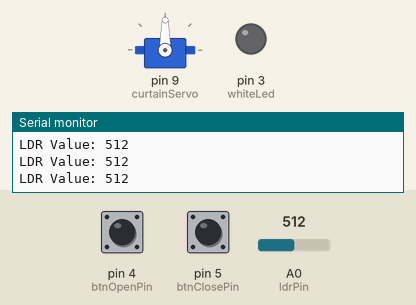
Simulated run of this sketch. Board: Arduino Uno, built with avr-gcc and run on an emulated ATmega328P. Parts: servo, output pins drawn as LEDs (lit = HIGH), the last lines printed to the serial monitor. The inputs (shaded band) are chosen by the test bench; at power-on: pin 5 (btnClosePin) HIGH, A0 (ldrPin) = 512, pin 4 (btnOpenPin) HIGH.

Above: at 1.2 s.
1.3 s: pin 5 (btnClosePin) pulled LOW for 0.15 s
At 1.7 s:
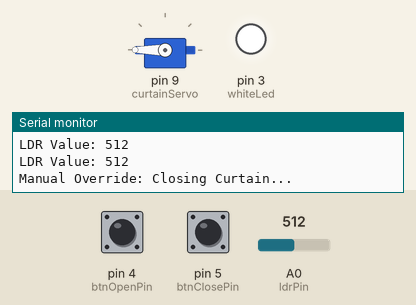
At 6.0 s:
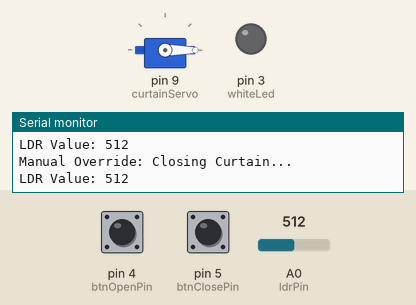
10.6 s: pin 5 (btnClosePin) pulled LOW for 1 s
At 11.3 s:
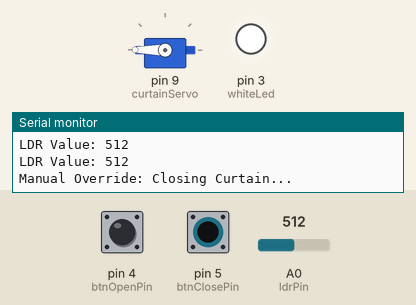
14.6 s: A0 (ldrPin) set to 413
16.1 s: A0 (ldrPin) set to 391
Timing chart, 0 to 20.1 s (numbered marks = the images above; inputs shaded):
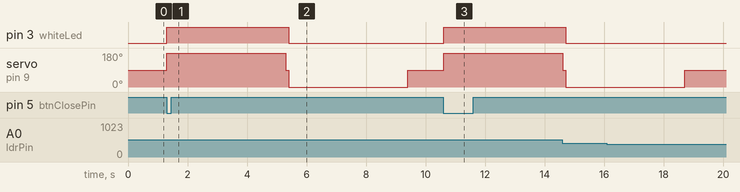

Measured:
- after the input at 1.3 s, pin 3 (whiteLed): LOW → HIGH at once, → LOW 4.1 s later; servo on pin 9 (curtainServo): 90° → 180° at once, → 90° 4.0 s later, → 0° 0.10 s later, → 90° 4.0 s later
- after the input at 10.6 s, pin 3 (whiteLed): LOW → HIGH at once; servo on pin 9 (curtainServo): 90° → 180° at once

The sketch:

curtain-system.ino
```cpp
#include <Servo.h>

Servo curtainServo;

// --- Pin Definitions ---
const int ldrPin = A0;      // Analog pin for Light Sensor (LDR)
const int whiteLed = 3;     // Digital pin for White LED (Night room light)
const int btnOpenPin = 4;   // Digital pin for Manual Open Button
const int btnClosePin = 5;  // Digital pin for Manual Close Button

// --- State Tracking & Constants ---
bool isCurtainDown = false;
const int fourTurnsTime = 4000; // 4 seconds for 4 full turns

void setup() {
  Serial.begin(9600); // Initialize serial communication

  curtainServo.attach(9); // Attach 360-degree servo motor to pin 9
  curtainServo.write(90); // 90 degrees stops the 360-degree continuous servo

  pinMode(whiteLed, OUTPUT); // Set White LED pin as output

  // Configure push buttons with internal pull-up resistors
  // Button pressed = LOW, Button released = HIGH
  pinMode(btnOpenPin, INPUT_PULLUP);
  pinMode(btnClosePin, INPUT_PULLUP);
}

void loop() {
  // Read analog value from LDR
  int ldrValue = analogRead(ldrPin);

  // Read digital state of manual buttons
  int openBtnState = digitalRead(btnOpenPin);
  int closeBtnState = digitalRead(btnClosePin);

  // Print sensor value for debugging
  Serial.print("LDR Value: ");
  Serial.println(ldrValue);

  // 1. MANUAL CONTROL: Open Curtain (If Open Button is pressed AND curtain is down)
  if (openBtnState == LOW && isCurtainDown) {
    Serial.println("Manual Override: Opening Curtain...");
    digitalWrite(whiteLed, LOW);   // Turn OFF LED

    curtainServo.write(0);        // Rotate counter-clockwise to raise
    delay(fourTurnsTime);
    curtainServo.write(90);       // Stop motor

    isCurtainDown = false;        // Update state
  }

  // 2. MANUAL CONTROL: Close Curtain (If Close Button is pressed AND curtain is up)
  else if (closeBtnState == LOW && !isCurtainDown) {
    Serial.println("Manual Override: Closing Curtain...");
    digitalWrite(whiteLed, HIGH);  // Turn ON LED

    curtainServo.write(180);      // Rotate clockwise to lower
    delay(fourTurnsTime);
    curtainServo.write(90);       // Stop motor

    isCurtainDown = true;         // Update state
  }

  // 3. AUTOMATIC CONTROL: Light Sensor (LDR) Logic
  else {
    // Darkness detected -> Lower curtain & Turn ON LED
    if (ldrValue < 300 && !isCurtainDown) {
      digitalWrite(whiteLed, HIGH);

      curtainServo.write(180);
      delay(fourTurnsTime);
      curtainServo.write(90);

      isCurtainDown = true;
    }
    // Daylight detected -> Raise curtain & Turn OFF LED
    else if (ldrValue >= 400 && isCurtainDown) {
      digitalWrite(whiteLed, LOW);

      curtainServo.write(0);
      delay(fourTurnsTime);
      curtainServo.write(90);

      isCurtainDown = false;
    }
  }

  delay(100); // Short delay for loop stability
}
```
